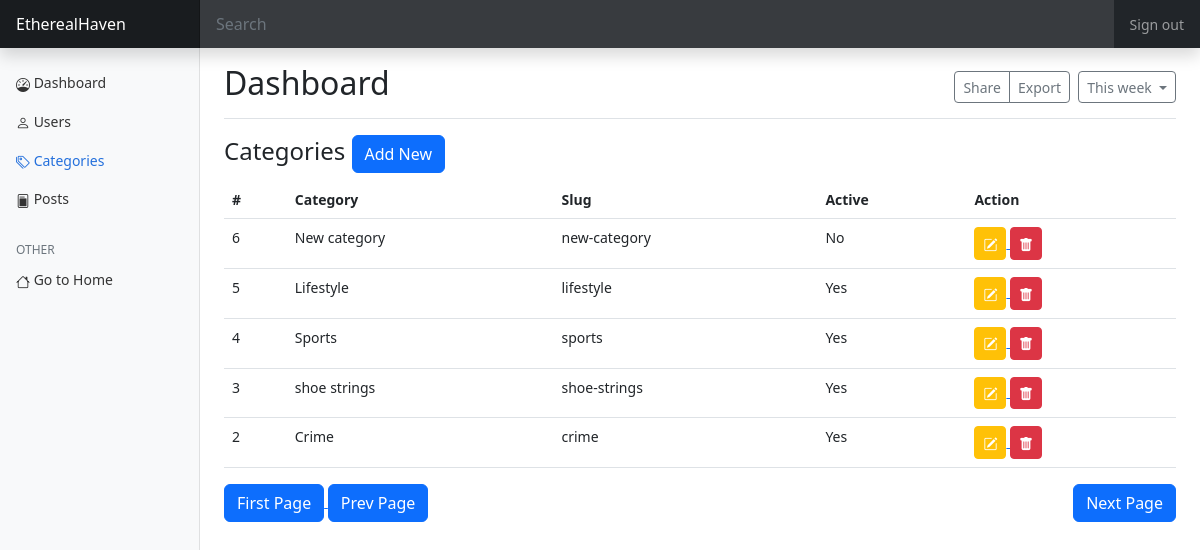
The page /public/admin/categories (signed in) on the database its author committed.
### tables this page shows
CREATE TABLE `categories` (
  `id` int(11) NOT NULL,
  `category` varchar(50) NOT NULL,
  `slug` varchar(100) NOT NULL,
  `disabled` tinyint(4) DEFAULT 0
);

### app/core/functions.php (called while the page is built, shortened)
<?php
function query(string $query, array $data = [])
{
	$string = "mysql:hostname=" . DBHOST . ";dbname=" . DBNAME;
	$con = new PDO($string, DBUSER, DBPASS);
	$stm = $con->prepare($query);
	$stm->execute($data);
	$result = $stm->fetchAll(PDO::FETCH_ASSOC);
	if (is_array($result) && !empty($result)) {
		return $result;
	}
	return false;
}
function esc($str)
{
	return htmlspecialchars($str ?? '');
}
function get_pagination_vars()
{
	$page_number = $_GET['page'] ?? 1;
	$page_number = empty($page_number) ? 1 : (int) $page_number;
	$page_number = $page_number < 1 ? 1 : $page_number;
	$current_link = $_GET['url'] ?? 'home';
	$current_link = ROOT . "/" . $current_link;
	$query_string = "";
	if (!strstr($query_string, "page=")) {
		$query_string .= "&page=" . $page_number;
	}
	$query_string = trim($query_string, "&");
	$current_link .= "?" . $query_string;
	$current_link = preg_replace("/page=.*/", "page=" . $page_number, $current_link);
	$next_link = preg_replace("/page=.*/", "page=" . ($page_number + 1), $current_link);
	$first_link = preg_replace("/page=.*/", "page=1", $current_link);
	$prev_page_number = $page_number < 2 ? 1 : $page_number - 1;
	$prev_link = preg_replace("/page=.*/", "page=" . $prev_page_number, $current_link);
	$result = [
		'current_link' => $current_link,
		'next_link' => $next_link,
		'prev_link' => $prev_link,
		'first_link' => $first_link,
		'page_number' => $page_number,
	];
	return $result;
}

### app/pages/admin/categories.php (the view, shortened to what this page needs)
<?php if($action == 'add'):?>
	<div class="col-md-6 mx-auto">
	  <form method="post" enctype="multipart/form-data">
	    <h1 class="h3 mb-3 fw-normal">Create category</h1>
	    <?php if (!empty($errors)):?>
	      <div class="alert alert-danger">Please fix the errors below</div>
	    <?php endif;?>
	    <div class="form-floating">
	      <input value="<?=old_value('category')?>" name="category" type="text" class="form-control mb-2" id="floatingInput" placeholder="Category">
	      <label for="floatingInput">Category Name</label>
	    </div>
	      <?php if(!empty($errors['category'])):?>
	      <div class="text-danger"><?=$errors['category']?></div>
	      <?php endif;?>
	    <div class="form-floating my-3">
	      <select name="disabled" class="form-select">
	      	<option value="0">Yes</option>
	      	<option value="1">No</option>
	      </select>
	      <label for="floatingInput">Active</label>
	    </div>
	    <a href="<?=ROOT?>/admin/categories">
		    <button class="mt-4 btn btn-lg btn-primary" type="button">Back</button>
		</a>
	    <button class="mt-4 btn btn-lg btn-primary float-end" type="submit">Create</button>
	  </form>
	</div>
<?php else:?>
	<h4>
		Categories
		<a href="<?=ROOT?>/admin/categories/add">
			<button class="btn btn-primary">Add New</button>
		</a>
	</h4>
	<div class="table-responsive">
	<table class="table">
		<tr>
			<th>#</th>
			<th>Category</th>
			<th>Slug</th>
			<th>Active</th>
			<th>Action</th>
		</tr>
		<?php
			$limit = 10;
			$offset = ($PAGE['page_number'] - 1) * $limit;
			$query = "select * from categories order by id desc limit $limit offset $offset";
			$rows = query($query);
		?>
		<?php if(!empty($rows)):?>
			<?php foreach($rows as $row):?>
			<tr>
				<td><?=$row['id']?></td>
				<td><?=esc($row['category'])?></td>
				<td><?=$row['slug']?></td>
				<td><?=$row['disabled'] ? 'No':'Yes'?></td>
				<td>
					<a href="<?=ROOT?>/admin/categories/edit/<?=$row['id']?>">
						<button class="btn btn-warning text-white btn-sm"><i class="bi bi-pencil-square"></i></button>
					</a>
					<a href="<?=ROOT?>/admin/categories/delete/<?=$row['id']?>">
						<button class="btn btn-danger btn-sm"><i class="bi bi-trash-fill"></i></button>
					</a>
				</td>
			</tr>
			<?php endforeach;?>
		<?php endif;?>
	</table>
	<div class="col-md-12 mb-4">
		<a href="<?=$PAGE['first_link']?>">
			<button class="btn btn-primary">First Page</button>
		</a>
		<a href="<?=$PAGE['prev_link']?>">
			<button class="btn btn-primary">Prev Page</button>
		</a>
		<a href="<?=$PAGE['next_link']?>">
			<button class="btn btn-primary float-end">Next Page</button>
		</a>
	</div>
	</div>
<?php endif;?>

### public/assets/css/dashboard.css (style rules this page uses)
body { font-size: .875rem; }

### app/pages/admin.php (style rules this page uses)
.bi { vertical-align: -.125em; fill: currentColor; }

### rows shown on the page
categories: id "6", category "New category", slug "new-category", disabled "No"
categories: id "5", category "Lifestyle", slug "lifestyle", disabled "Yes"
categories: id "4", category "Sports", slug "sports", disabled "Yes"
categories: id "3", category "shoe strings", slug "shoe-strings", disabled "Yes"
categories: id "2", category "Crime", slug "crime", disabled "Yes"
